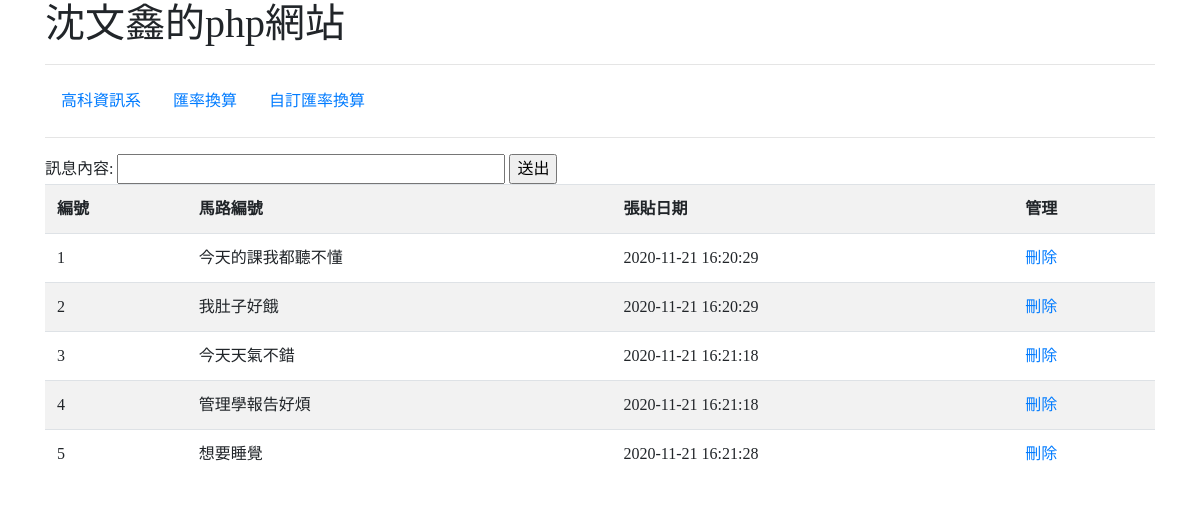
The page / on the database its author committed.
### tables this page shows
CREATE TABLE `news` (
  `id` int(11) NOT NULL,
  `title` varchar(200) NOT NULL,
  `pub_date` datetime NOT NULL DEFAULT CURRENT_TIMESTAMP
);

### index.php (the view, shortened to what this page needs)
<?php
require("dbinfo.php");
?>
<!doctype html>
<html lang="en">
  <head>
    <link rel="stylesheet" href="https://cdn.jsdelivr.net/npm/bootstrap@4.5.3/dist/css/bootstrap.min.css">
  </head>
  <body>
    <div class="container">
    <h1>沈文鑫的php網站</h1>
<hr>
    <ul class="nav">
      <li class="nav-item">
        <a class="nav-link active" href="https:\\mis.nkust.edu.tw">高科資訊系</a>
      </li>
      <li class="nav-item">
        <a class="nav-link" href="exchange.php">匯率換算</a>
      </li>
      <li class="nav-item">
        <a class="nav-link" href="exchange2.php">自訂匯率換算</a>
      </li>
    </ul>
<hr>
  <form action="insert.php" method="post">
  訊息內容: <input type="text" name="name" size=40>
  <input type="submit" value ="送出" >
  </form>
    <?php
        $sql = "SELECT * FROM news";
        $result = $conn->query($sql);
        if ($result->num_rows > 0) {
          echo "<table class='table table-striped'> ";
          echo "<tr><th>編號</th><th>馬路編號</th><th>張貼日期</th><th>管理</th></tr>";
          while($row = $result->fetch_assoc()) {
          echo "<tr>" ;
          echo "<td>". $row["id"]. "</td>" .
               "<td>". $row["title"]. "</td>" .
               "<td>". $row["pub_date"]."</td>".
               "<td><a href='deleteit.php?id=".
                $row["id"]. "'>刪除</a></td>";
          echo "</tr>" ;
          }
          echo "</table>";
        } else {
          echo "0 results";
        }
    ?>
</div>
  </body>
</html>

### index.php (style rules this page uses)
body { font-family: 微軟正黑體; }

### rows shown on the page
news: id "1", title "今天的課我都聽不懂", pub_date "2020-11-21 16:20:29"
news: id "2", title "我肚子好餓", pub_date "2020-11-21 16:20:29"
news: id "3", title "今天天氣不錯", pub_date "2020-11-21 16:21:18"
news: id "4", title "管理學報告好煩", pub_date "2020-11-21 16:21:18"
news: id "5", title "想要睡覺", pub_date "2020-11-21 16:21:28"
